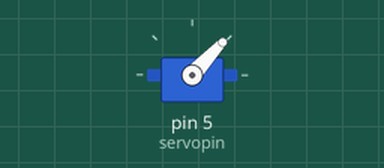
This sketch was run on a simulated Arduino Uno, built with avr-gcc and run on an emulated ATmega328P. Parts: servo. Random numbers use the default seed unless the sketch sets one.

Above: at 0.1 s.
At 10.1 s:
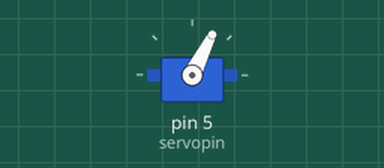
At 18.0 s:
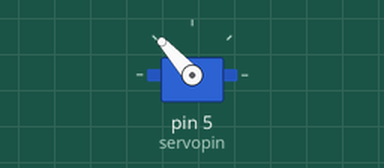
At 28.3 s:
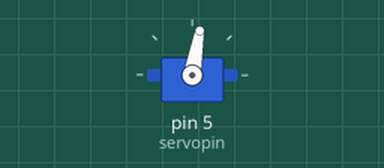
Timing chart, 0 to 40.0 s (numbered marks = the images above):
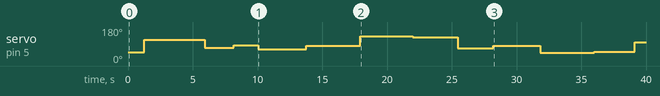

Measured:
- by itself, servo on pin 5 (servopin): 47° → 113° at 1.2 s, → 70° 4.7 s later, → 84° 2.3 s later, → 63° 1.9 s later, … (12 changes in this stretch)

The sketch:

cat_toy.ino
```cpp
#include <Servo.h>

Servo myservo;
int servopin = 5;

const unsigned long timeBetweenPlayMS = 1000ul*60ul*60ul*24ul;
const unsigned long timeRoundMin = 1000ul;
const unsigned long timeRoundMax = 6000ul;
const int degreemin = 40;
const int degreemax = 140;

const int playrounds = 200;

const int PLAY = 0;
const int WAIT = 1;

int state = PLAY;
int currentround = playrounds;
unsigned long lastPlayTime;

void setup() {
  // put your setup code here, to run once:
  myservo.attach(servopin);

  state = PLAY;
  lastPlayTime = millis();
  currentround = playrounds;
}

void loop() {
  if(state == PLAY) {
    doplay();
  } else {
    dowait();
  }

}

void doplay() {
  int degree = random(degreemin, degreemax);
  int dlay = random(timeRoundMin, timeRoundMax);

  myservo.write(degree);
  delay(dlay);
  currentround--;

  if(currentround == 0) {
    state = WAIT;
  }
}
void dowait() {
  if(millis() - lastPlayTime > timeBetweenPlayMS) {
    state = PLAY;
    lastPlayTime = millis();
    currentround = playrounds;
  }
}
```
